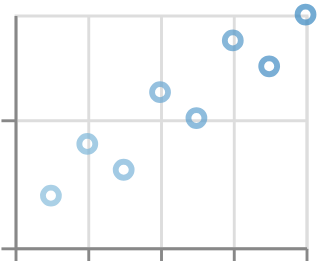

This figure's Vega-Lite source:
### Vega-Lite specification from a JSON file in a GitHub repository (floating-point values rounded to 4 significant figures)
{"$schema": "https://vega.github.io/schema/vega-lite/v6.json", "padding": 5, "autosize": "none", "data": {"name": "table", "values": [{"c": "A", "g": "p", "x": 1, "y": 2, "v": 5, "t": "2024-01-15", "o": {"v": 3}, "IMDB Rating": 6.1, "d": "x1"}, {"c": "B", "g": "q", "x": 2, "y": 4, "v": 9, "t": "2024-02-20", "o": {"v": 7}, "IMDB Rating": 7.4, "d": "x2"}, {"c": "A", "g": "q", "x": 3, "y": 3, "v": 2, "t": "2024-03-05", "o": {"v": 1}, "IMDB Rating": 5.2, "d": "x1"}, {"c": "C", "g": "p", "x": 4, "y": 6, "v": 7, "t": "2024-05-30", "o": {"v": 4}, "IMDB Rating": 8.8, "d": "x3"}, {"c": "B", "g": "p", "x": 5, "y": 5, "v": 4, "t": "2024-07-11", "o": {"v": 9}, "IMDB Rating": 6.9, "d": "x2"}, {"c": "C", "g": "q", "x": 6, "y": 8, "v": 6, "t": "2024-09-02", "o": {"v": 2}, "IMDB Rating": 7.7, "d": "x3"}, {"c": "A", "g": "p", "x": 7, "y": 7, "v": 8, "t": "2024-11-25", "o": {"v": 5}, "IMDB Rating": 4.4, "d": "x1"}, {"c": "B", "g": "q", "x": 8, "y": 9, "v": 3, "t": "2024-12-31", "o": {"v": 8}, "IMDB Rating": 9.1, "d": "x2"}]}, "width": 100, "height": 80, "mark": "point", "encoding": {"x": {"field": "x", "type": "quantitative"}, "y": {"field": "y", "type": "quantitative"}, "color": {"field": "t", "type": "temporal"}}}
